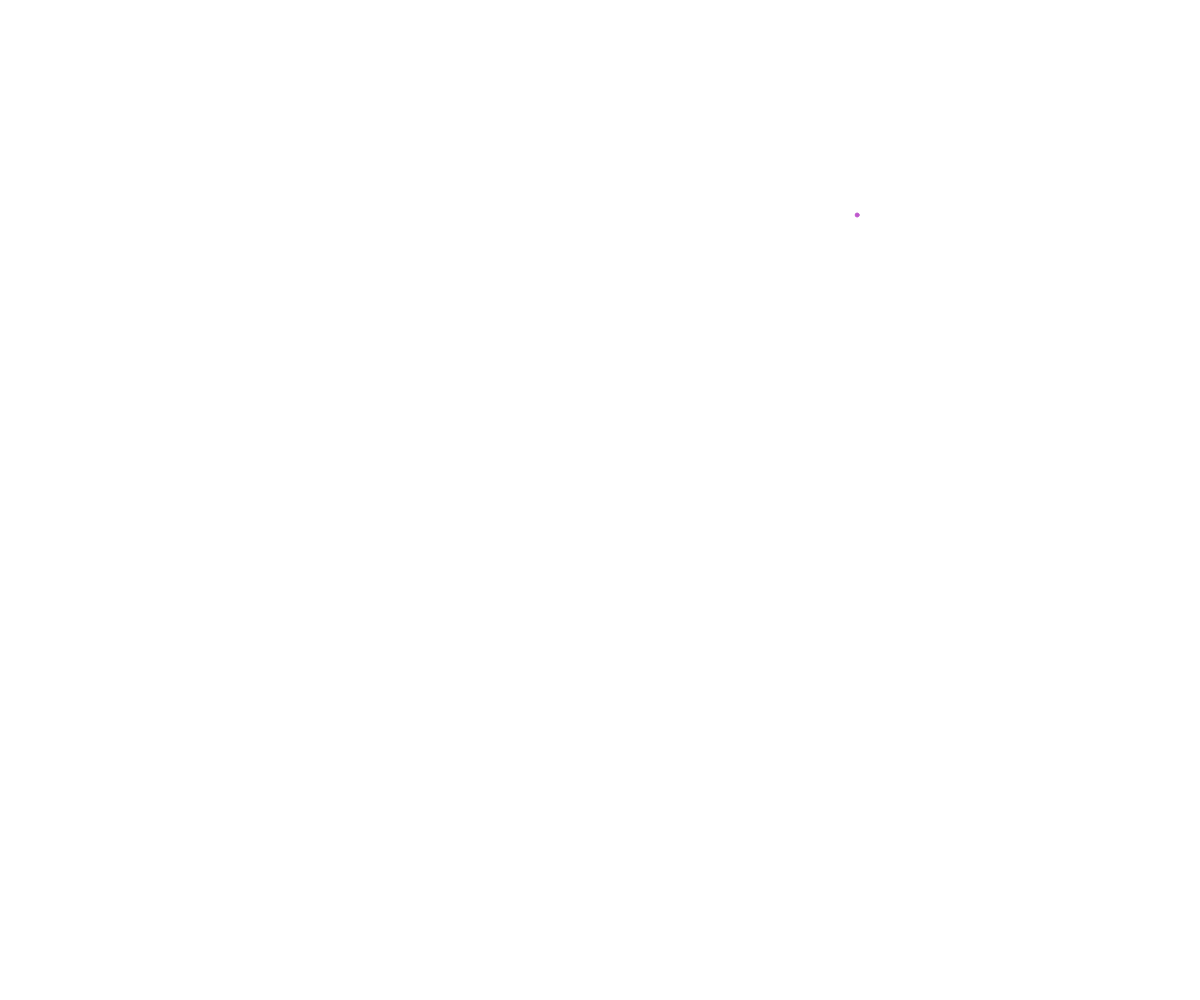
Frame 1 (no input)
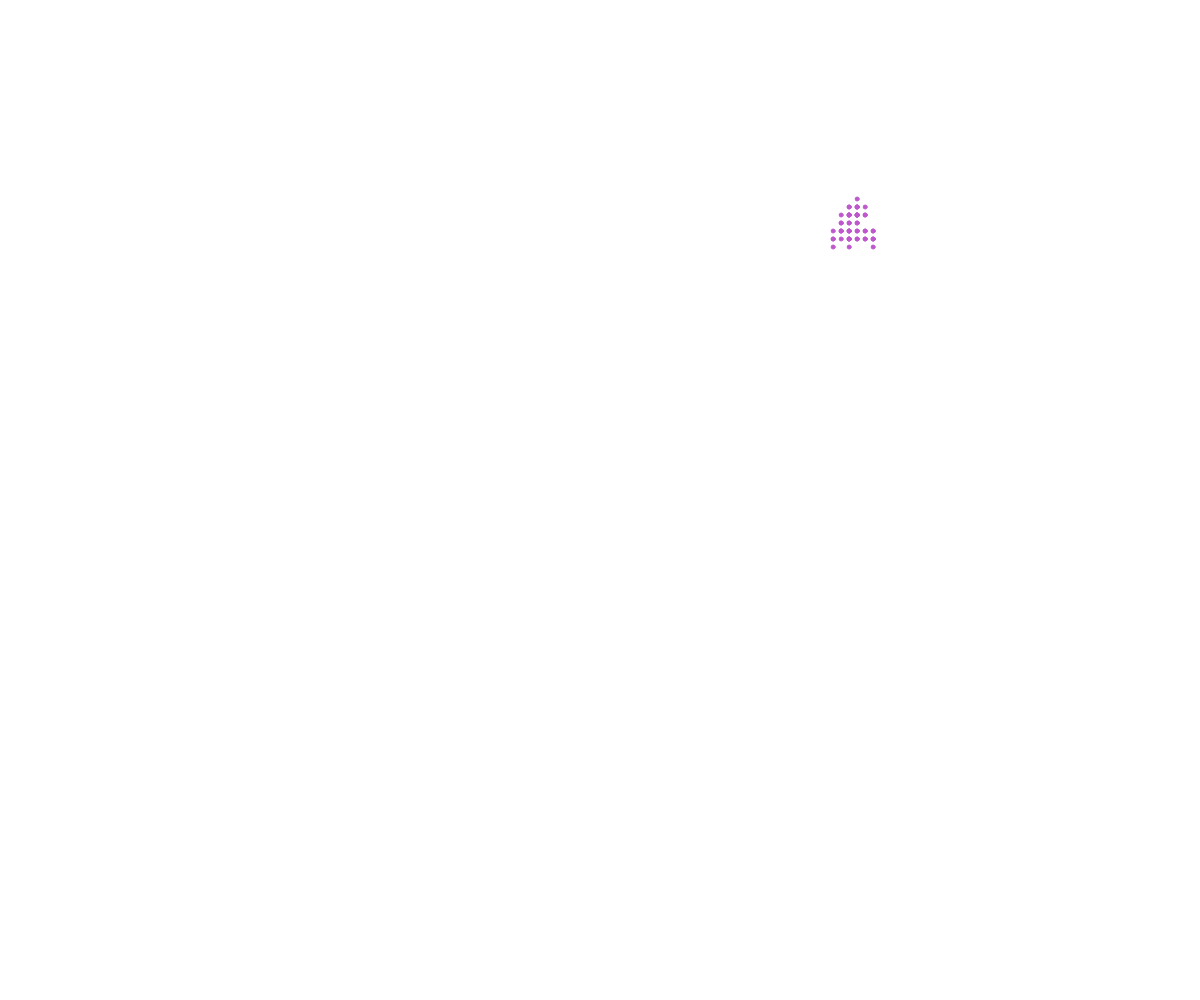
Frame 60 (no input)
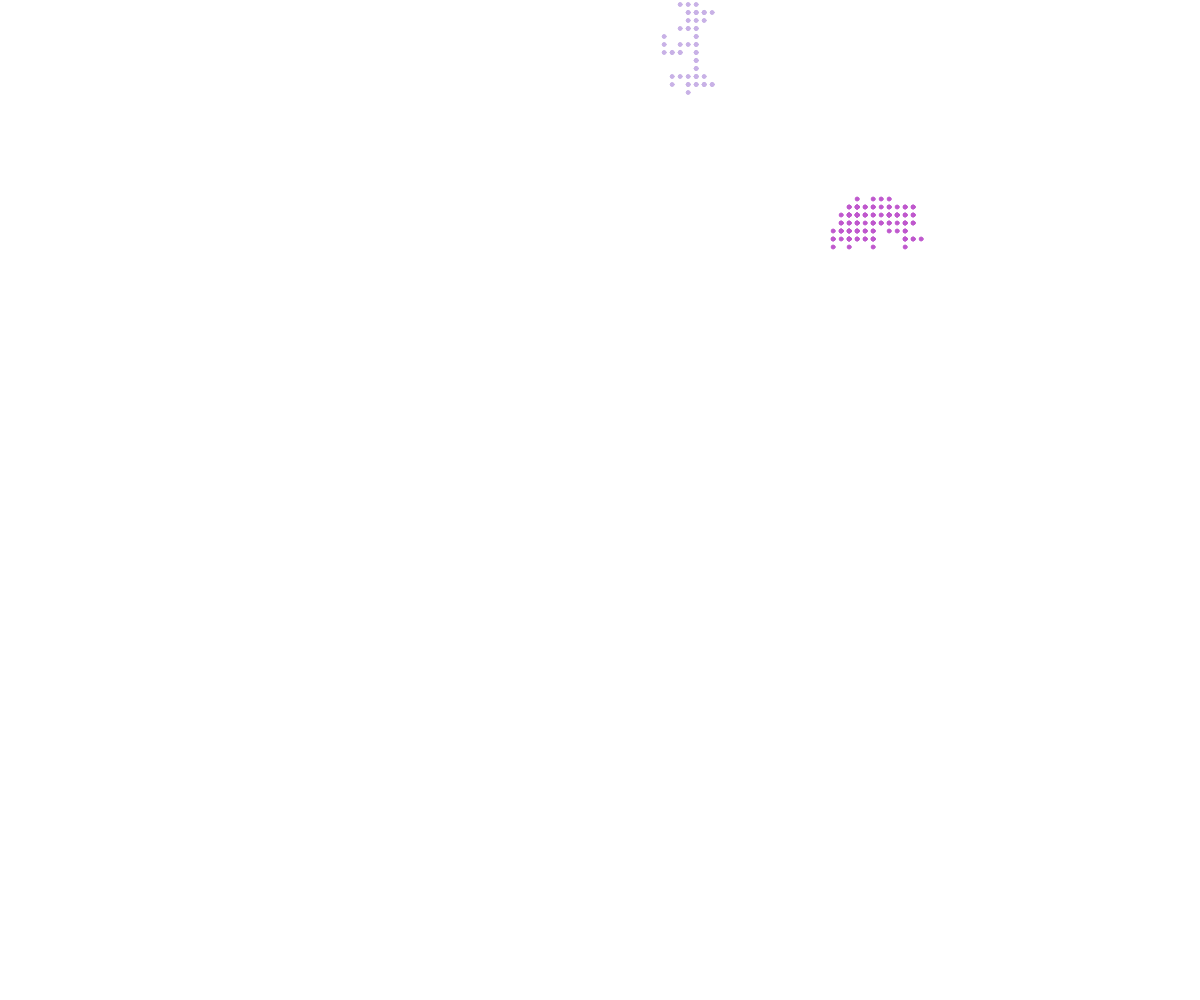
Frame 120 (the mouse pressed at the canvas centre since frame 60)

The p5.js sketch that drew these frames (run headless with seeded random() and noise() and a simulated clock; from frame 60 on, the mouse is pressed at the canvas centre):

// p5.js sketch
// ── sketch.js
// Walker OOP Array
 
class Walker {
  constructor(x, y){
    this.x = x;
    this.y = y;
    this.color = "red";
    this.speed = 8;
    this.radius = 2;
  }
  display() {
    stroke(this.color);
    fill(this.color);
    circle(this.x, this.y, this.radius*2);
  }
  move () {
    let choice = random(100);

    if (choice < 25) {
      //up
      this.y -= this.speed;
    }
    else if (choice < 50) {
      //down
      this.y += this.speed;
    }
    else if (choice < 75) {
      this.x += this.speed;
    }
    else {
      this.x -= this.speed;
    }
  }
}

let walkerArray = [];

function setup() {
  createCanvas(windowWidth, windowHeight);
  spawnWalker();
}

function draw() {
  for (let i = 0; i < walkerArray.length; i++) {
    walkerArray[i].move();
    walkerArray[i].display();
  }
}

function spawnWalker () {
  let michael = new Walker(random(width), random(height));
  let someColor = color(random(255), random(255), random(255));
  michael.color = someColor;
  walkerArray.push(michael);
}

function mousePressed() {
  if (mouseX < width && mouseY < height) {
    spawnWalker();
  }
}
